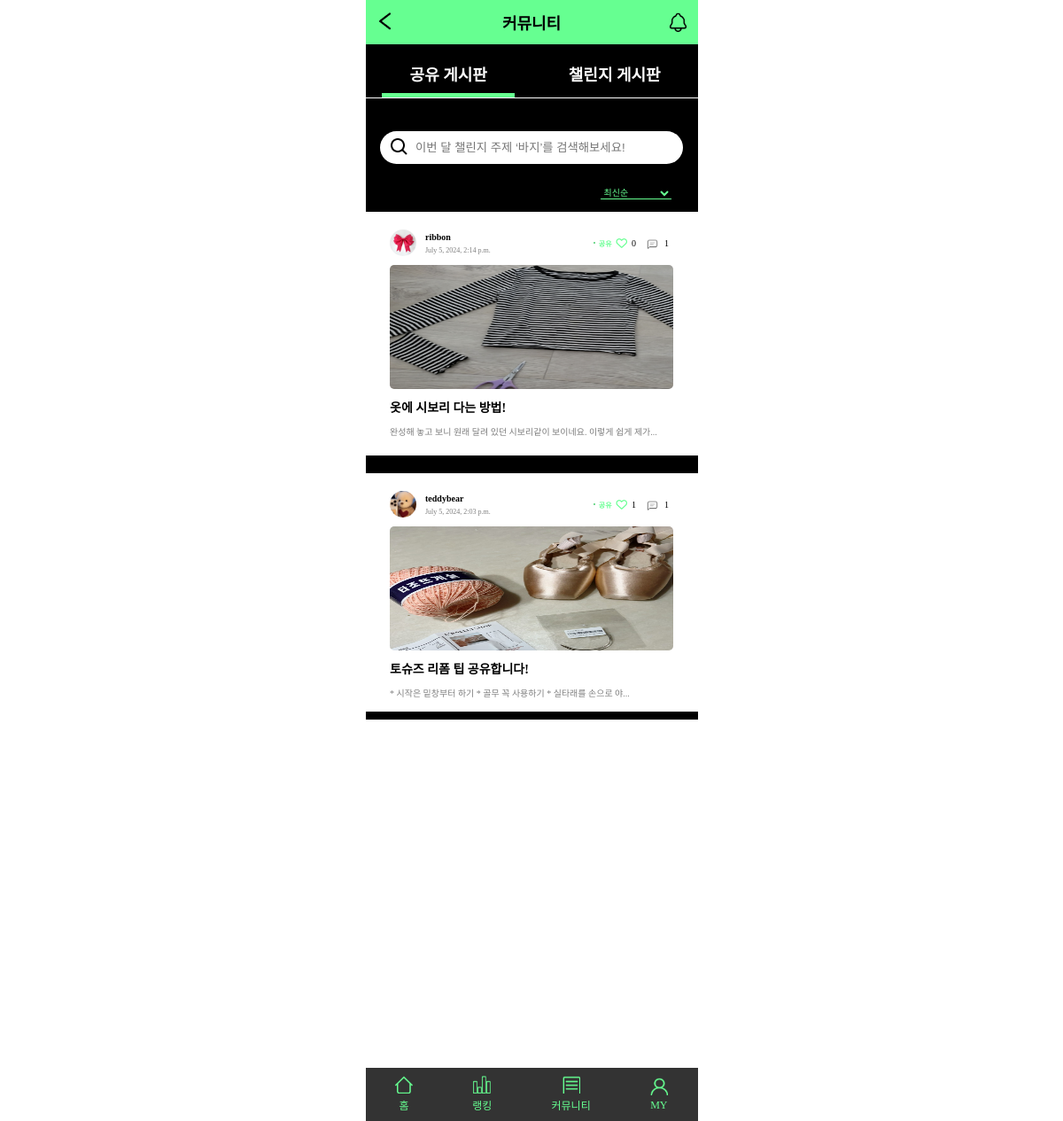
The app's page /tipList/ with its own data.
### mainApp/models.py (models this page shows, shortened)
class Post(models.Model):
    title = models.CharField(max_length=50) # 글의 제목, 최대 길이는 50
    content = models.TextField() # 글의 본문
    created_at = models.DateTimeField(auto_now_add=True) # 생성일자
    author = models.ForeignKey(to = User, on_delete = models.CASCADE, related_name = "posts")
    category = models.ManyToManyField(to = Category, through = "PostCategory", related_name = "posts")
    like = models.ManyToManyField(to = User, through = "Like", related_name="liked_posts")
    image = models.ImageField(upload_to = upload_filepath, blank = True) # 이미지 업로드
    file = models.FileField(upload_to = upload_filepath, blank = True ) # 파일 업로드

class Category(models.Model):
    name = models.CharField(max_length = 20)

### accountApp/models.py (models this page shows, shortened)
class User(AbstractBaseUser):
    email = models.EmailField(
        verbose_name='email',
        max_length=255,
        unique=True,
    )
    nickname = models.CharField(max_length=20)
    image = models.ImageField()
    is_active = models.BooleanField(default=True)
    is_admin = models.BooleanField(default=False)
    objects = UserManager()
    USERNAME_FIELD = 'email'
    REQUIRED_FIELDS = ['image', 'nickname']

### mainApp/views.py (the view)
# urls.py: path('tipList/', tipList, name='tipList'),
def tipList(request):
    categories = Category.objects.all()
    category = get_object_or_404(Category, id=2)
    sort = request.GET.get('sort', 'latest')
    query = request.GET.get('query', '')
    posts = category.posts.all()
    if query:
        posts = posts.filter(Q(title__icontains=query) | Q(content__icontains=query))
    if sort == 'likes':
        posts = posts.annotate(like_count=models.Count('like')).order_by('-like_count', '-id')
    else:
        posts = posts.order_by('-created_at')
    return render(request, 'mainApp/tipList.html', {'posts': posts, 'categories': categories, 'sort': sort, 'query': query, 'latest_selected': sort == 'latest', 'likes_selected': sort == 'likes'})

### mainApp/templates/mainApp/tipList.html (shortened to what this page needs)
<!DOCTYPE html>
{% load static %}
<html lang="en">
<head>
    <link rel="stylesheet" href="{% static 'css/hyunh.css' %}">
    <link rel="stylesheet" href="https://cdnjs.cloudflare.com/ajax/libs/font-awesome/6.0.0-beta3/css/all.min.css">
</head>
<body>
    <header class="community_header">
        <a href="{% url 'mainApp:main' %}"><img src="../../../media/backBtn.png" alt="뒤로가기"
                class="community_header_back"></a>
        <span class="community_header_title">커뮤니티</span>
        <a href="{% url 'mainApp:notice' %}" class="community_header_notice"><img src="../../../media/noticeBell.png"
                alt="알림"></a>
    </header>
    <main class="community_main">
        <section class="community_main_sec1">
            <div class="community_main_sec1_item focused" data-target="sec2"><a href="{% url 'mainApp:tipList' %}">공유
                    게시판</a></div>
            <div class="community_main_sec1_item" data-target="sec3"><a href="{% url 'mainApp:challengeList' %}">챌린지
                    게시판</a></div>
        </section>
        <form method="get" action="{% url 'mainApp:tipList' %}" class="community_main_search">
            <input type="text" id="query" name="query" value="{{ request.GET.query }}"
                class="community_main_search_input" placeholder="이번 달 챌린지 주제 ‘바지’를 검색해보세요!">
        </form>
        <form method="get" id="sortForm" class="community_main_sort">
            <select name="sort" id="sort" onchange="document.getElementById('sortForm').submit()"
                class="community_main_sort_selec">
                <option value="latest" {% if latest_selected %}selected{% endif %} class="community_main_sort_opt">
                    최신순
                </option>
            </select>
        </form>
        <div class="community_main_scroll">
            <section class="community_main_sec3">
                {% for post in posts %}
                <div class="community_main_sec3_post">
                    <div class="community_main_sec3_post_header">
                        <div class="community_main_sec3_post_user">
                            <div class="community_main_sec3_post_userImg">
                                {% if post.author.image %}
                                <img width="30" height="30" src="{{ post.author.image.url }}" alt="프로필 사진">
                                {% endif %}
                            </div>
                            <div class="community_main_sec3_post_nickDate">
                                <p class="community_main_sec3_post_nick">{{ post.author.nickname }}</p>
                                <p class="community_main_sec3_post_date">{{ post.created_at }}</p>
                            </div>
                        </div>
                        <div class="community_main_sec3_post_likeCom">
                            <div class="user_post_titleLike_category">
                                <svg xmlns="http://www.w3.org/2000/svg" width="2" height="2" viewBox="0 0 2 2" fill="none">
                                    <circle cx="1" cy="1" r="1" fill="#66FF91" />
                                    <circle cx="1" cy="1" r="1" fill="black" fill-opacity="0.2" />
                                </svg>
                                <span>{% for category in post.category.all %}
                                    {% if category.name == "챌린지" %}
                                    챌린지
                                    {% else %}
                                    공유
                                    {% endif %}
                                    {% endfor %}</span>
                            </div>
                            <p>
                                {% if request.user in post.like.all %}
                                <a href="{% url 'mainApp:remove_like' post.id %}"><i class="fas fa-heart fa-lg"></i></a>
                                {% else %}
                                <a href="{% url 'mainApp:add_like' post.id %}"></a>
                                {% endif %}
                                {{ post.like.count }}
                            </p>
                            <p><img src="../../../media/comment.png" alt="댓글">{{ post.comments.count }}</p>
                        </div>
                    </div>
                    {% if post.image %}
                    <img width="320" height="240" src="{{ post.image.url }}" class="community_main_sec3_post_img">
                    {% endif %}
                    <div style="display: flex;">
                        <p class="community_main_sec3_post_title"><a href="{% url 'mainApp:detail' post.id %}">{{ post.title }}</a></p>
                    </div>
                    <p class="community_main_sec3_post_text">
                        {% if post.content|length > 40 %}
                        {{ post.content|slice:":40" }}...
                        {% else %}
                        {{ post.content }}
                        {% endif %}
                    </p>
                </div>
                {% empty %}
                작성된 글이 없습니다.
                {% endfor %}
            </section>
        </div>
    </main>
    <footer class="community_footer">
        <div class="community_footer_home">
            <a href="{% url 'mainApp:main' %}">
                <img src="../../../media/Home.png" alt="홈" width="20px" height="20px">
            </a>
            <p>홈</p>
        </div>
        <div class="community_footer_rank">
            <a href="{% url 'mainApp:ranking' %}">
                <img src="../../../media/Rank.png" alt="랭킹" width="20px" height="20px">
            </a>
            <p>랭킹</p>
        </div>
        <div class="community_footer_community">
            <a href="{% url 'mainApp:tipList' %}">
                <img src="../../../media/Community.png" alt="커뮤니티" width="20px" height="20px">
            </a>
            <p>커뮤니티</p>
        </div>
        <div class="community_footer_my">
            {% if not user.is_authenticated %}
            <a href="{% url 'accountApp:login' %}">
                <img src="../../../media/My.png" alt="마이" width="20px" height="20px">
            </a>
            {% else %}
            <a href="{% url 'accountApp:detail' pk=user.pk %}">
                <img src="../../../media/My.png" alt="마이" width="20px" height="20px">
            </a>
            {% endif %}
            <p>MY</p>
        </div>
    </footer>
</body>
</html>

### static/css/hyunh.css (style rules this page uses)
body { width: 375px; height: 812px; margin: 0 auto; font-family: "Noto Sans KR"; font-style: normal; }
p { margin: 0; }
a { text-decoration: none; color: inherit; }
.community_header { display: flex; justify-content: space-between; align-items: center; background-color: #66FF91; padding: 0 10px; height: 50px; }
.community_header_title { font-size: 18px; font-weight: bold; }
.community_header_notice { width: 25px; height: 26px; }
.community_header_notice img { width: 25px; height: 26px; }
.community_header_back { width: 25px; height: 25px; }
.community_main { background-color: #000; height: 762px; }
.community_main_sec1 { border-bottom: 0.5px solid #fff; display: flex; justify-content: space-around; height: 50px; padding-top: 10px; }
.community_main_sec1_item { color: #fff; font-size: 18px; text-align: center; height: 90%; width: 150px; line-height: 50px; font-weight: bold; cursor: pointer; }
.community_main_sec1_item.focused { border-bottom: 5px solid #66FF91; }
.community_main_sec1_item a { text-decoration: none; color: #fff; }
.community_main_search { height: 70px; display: flex; justify-content: center; align-items: center; padding-top: 20px; padding-bottom: 10px; }
.community_main_search_input { width: 300px; height: 35px; border-radius: 40px; border: none; padding-left: 40px; background: url('../../../media/searchBlack.png') no-repeat left center; background-size: 24px; background-position: 10px center; background-color: #fff; }
.community_main_sort { display: flex; justify-content: end; padding-right: 30px; margin-bottom: 14px; }
.community_main_sort_selec { border: none; background-color: transparent; color: #66FF91; width: 20%; border-bottom: 1px solid #66FF91; cursor: pointer; font-size: 10px; width: 80px; }
.community_main_sort_opt { background-color: #000; }
.community_main_scroll { height: 74%; overflow-y: auto; }
.community_main_sec2, .community_main_sec3 { height: 100%; }
.community_main_sec2_post, .community_main_sec3_post { background-color: #fff; padding: 20px; display: grid; justify-content: center; }
.community_main_sec2_post:not(:last-child), .community_main_sec3_post:not(:last-child) { margin-bottom: 20px; }
.community_main_sec2_post_header, .community_main_sec3_post_header { display: flex; justify-content: space-between; width: 320px; }
.community_main_sec2_post_user, .community_main_sec3_post_user { display: flex; }
.community_main_sec2_post_userImg, .community_main_sec3_post_userImg { border-radius: 50%; width: 30px; height: 30px; }
.community_main_sec2_post_userImg img, .community_main_sec3_post_userImg img { border-radius: 50%; }
.community_main_sec2_post_nickDate, .community_main_sec3_post_nickDate { padding-left: 10px; display: grid; align-items: center; }
.community_main_sec2_post_nick, .community_main_sec3_post_nick { font-size: 10px; font-weight: bold; }
.community_main_sec2_post_date, .community_main_sec3_post_date { font-size: 8px; color: rgb(0, 0, 0, 0.5); }
.community_main_sec2_post_likeCom, .community_main_sec3_post_likeCom { display: flex; }
.community_main_sec2_post_likeCom a, .community_main_sec3_post_likeCom a { color: #66FF91; padding: 0 5px; padding-top: 2px; }
.community_main_sec2_post_likeCom p, .community_main_sec3_post_likeCom p { display: flex; align-items: center; padding-right: 5px; font-size: 10px; }
.community_main_sec2_post_likeCom img, .community_main_sec3_post_likeCom img { padding: 0 5px; padding-top: 2px; width: 17px; }
.community_main_sec2_post_img, .community_main_sec3_post_img { margin-top: 10px; border-radius: 5px; height: 140px; }
.community_main_sec2_post_title, .community_main_sec3_post_title { font-size: 14px; font-weight: bold; margin: 10px 0; }
.community_main_sec2_post_title a, .community_main_sec3_post_title a { text-decoration: none; color: #000; }
.community_main_sec2_post_text, .community_main_sec3_post_text { font-size: 10px; color: rgb(0, 0, 0, 0.5); }
.community_footer { position: fixed; bottom: 0; background-color: rgb(0, 0, 0, 0.8); width: 375px; height: 60px; display: flex; justify-content: space-around; align-items: center; }
.community_footer_home, .community_footer_rank, .community_footer_community, .community_footer_my { display: grid; justify-items: center; color: #66FF91; font-size: 12px; font-weight: 400; }
.user_post_titleLike_category { display: flex; align-items: center; padding-left: 6px; }
.user_post_titleLike_category span { font-size: 8px; color: #66FF91; font-weight: 600; padding-left: 4px; }

### records on screen
Post: author.image (picture), author.nickname "ribbon", created_at "July 5, 2024, 2:14 p.m.", like.count "0", comments.count "1", image (picture), title "옷에 시보리 다는 방법!", content "완성해 놓고 보니 원래 달려 있던 시보리같이 보이네요. 이렇게 쉽게 제가"
Category: name "공유"
Post: author.image (picture), author.nickname "teddybear", created_at "July 5, 2024, 2:03 p.m.", like.count "1", comments.count "1", image (picture), title "토슈즈 리폼 팁 공유합니다!", content "* 시작은 밑창부터 하기 * 골무 꼭 사용하기 * 실타래를 손으로 야"
